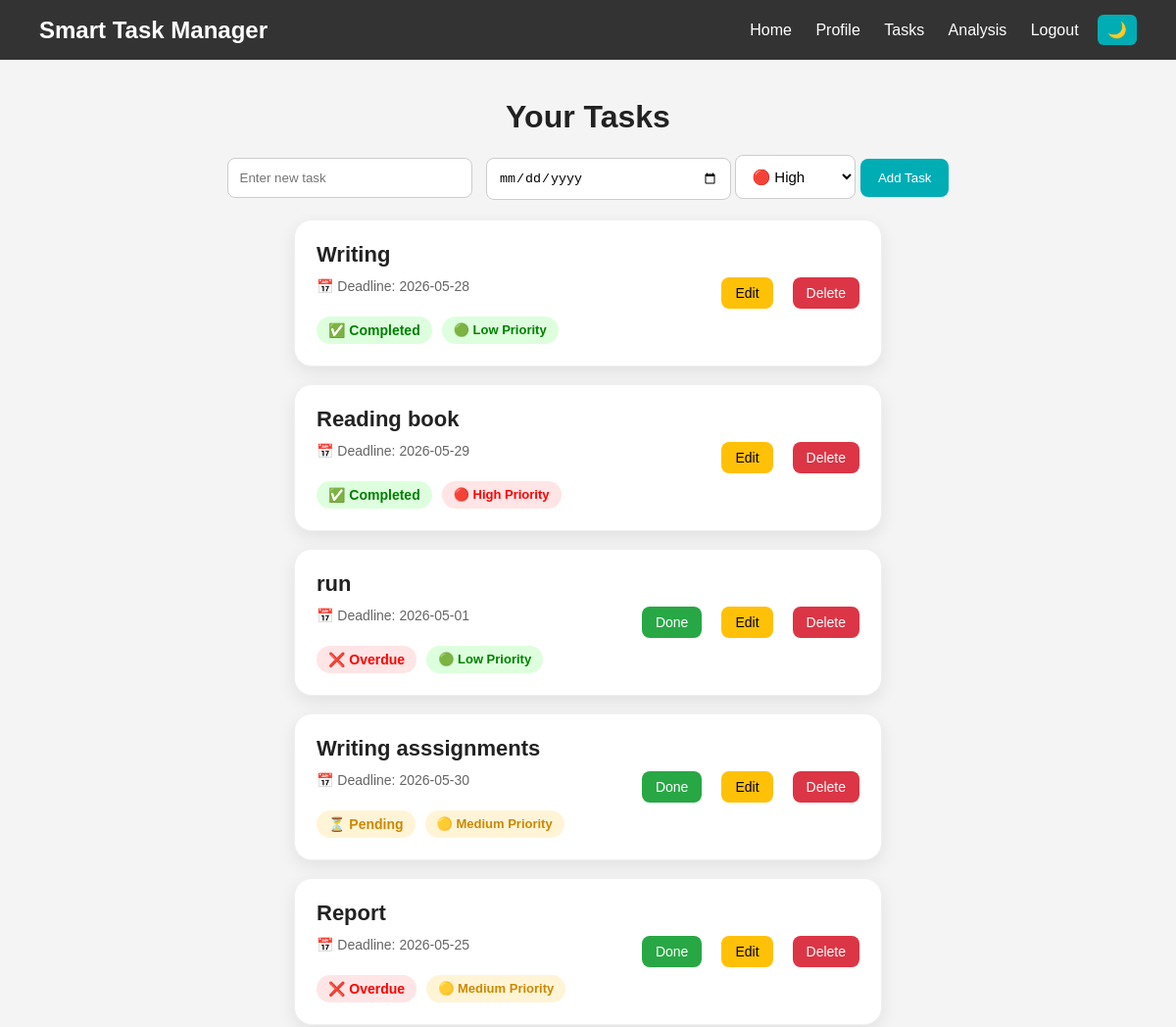
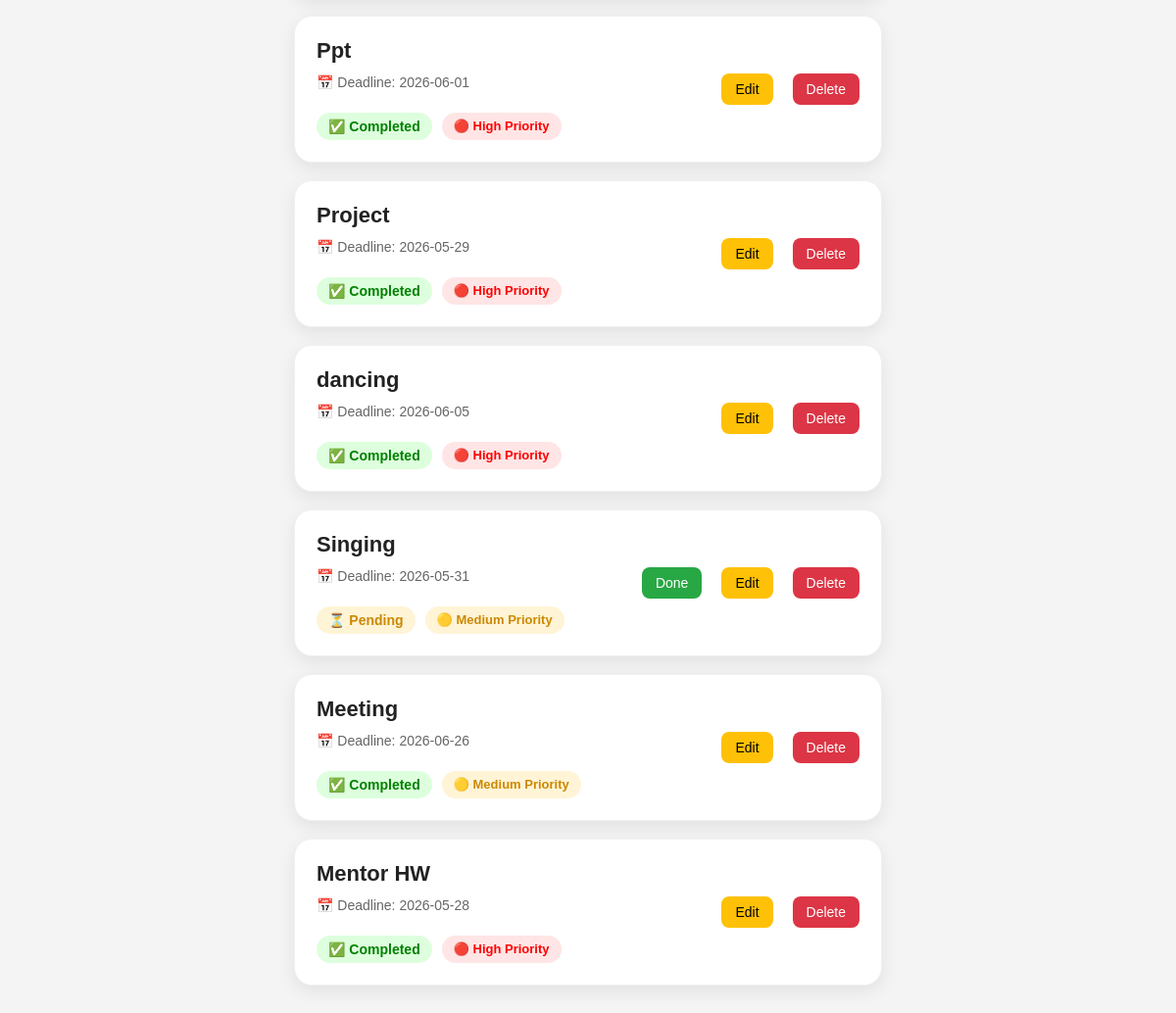
/tasks (signed in), run on the app's committed database (2 pictures, top to bottom).
### tables this page shows
CREATE TABLE tasks (
        id INTEGER PRIMARY KEY AUTOINCREMENT,
        username TEXT,
        task TEXT,
        status TEXT DEFAULT 'pending',
        deadline TEXT,
        priority TEXT DEFAULT 'Medium',
        created_at TEXT,
        completed_at TEXT
    );

### app.py (the view, shortened to what this page needs)
@app.route('/tasks', methods=['GET', 'POST'])
def tasks():
    if 'user' not in session:
        return redirect('/login')
    conn = sqlite3.connect("data.db")
    c = conn.cursor()
    c.execute("SELECT * FROM tasks WHERE username=?",
              (session['user'],))
    data = c.fetchall()
    conn.close()
    today = datetime.now().date()
    updated_tasks = []
    for task in data:
        try:
            deadline_date = datetime.strptime(task[4], "%Y-%m-%d").date()
        except ValueError:
            deadline_date = None
        updated_tasks.append(
        (
            task[0],#id
            task[1],#username
            task[2],#task
            task[3],#status
            deadline_date,
            task[5] #priority
        )
    )
    return render_template('tasks.html', tasks=updated_tasks,today=today)

### templates/tasks.html (shortened to what this page needs)
    {% extends "base.html" %}
    {% block content %}
    <div class="tasks-page">
        <h1>Your Tasks</h1>
        <form method="POST" action="/tasks" class="task-form">
            <input type="text" name="task" placeholder="Enter new task" required>
            <input type="date" name="deadline" required>
            <select name="priority" required>
                <option value="High">🔴 High</option>
            </select>
            <button type="submit">Add Task</button>
        </form>
        <ul class="task-list">
            {% for task in tasks %}
            <li class="task-item">
                <div class="task-left">
                    <h3>{{ task[2] }}</h3>
                    <small>
                        📅 Deadline: {{ task[4] }}
                    </small>
                    <br>
                    <div class="task-badges">
                    {% if task[3] == 'completed' %}
                    <span class="completed-badge">
                        ✅ Completed
                    </span>
                    {% elif task[4] < today %} <span class="overdue-badge">
                        ❌ Overdue
                        </span>
                        {% else %}
                        <span class="pending-badge">
                            ⏳ Pending
                        </span>
                        {% endif %}
                        {% if task[5]|lower == 'high' %}
                        <span class="high-priority">
                            🔴 High Priority
                        </span>
                        {% elif task[5]|lower == 'medium' %}
                        <span class="medium-priority">
                            🟡 Medium Priority
                        </span>
                        {% else %}
                        <span class="low-priority">
                            🟢 Low Priority
                        </span>
                        {% endif %}
                        </div>
                </div>
                <div class="task-actions">
                    {% if task[3] == 'pending' %}
                    <a href="/complete/{{ task[0] }}" class="done-btn">
                        Done
                    </a>
                    {% endif %}
                    <a href="/edit/{{ task[0] }}" class="edit-btn">
                        Edit
                    </a>
                    <a href="/delete/{{ task[0] }}" class="delete-btn">
                        Delete
                    </a>
                </div>
            </li>
            {% endfor %}
        </ul>
    </div>
    {% endblock %}

### static/style.css (style rules this page uses)
body, nav, .login-box, .feature-card, .task-item, .card, .stat-card, .extra-card, table, input, button { transition: background-color 0.3s ease, color 0.3s ease, border-color 0.3s ease; }
* { margin: 0; padding: 0; box-sizing: border-box; }
body { font-family: Arial, sans-serif; background-color: #f4f4f4; }
.tasks-page { padding: 40px; text-align: center; }
.tasks-page h1 { margin-bottom: 20px; color: #222; }
.task-form { margin-bottom: 20px; }
.task-form input { padding: 12px; width: 250px; border: 1px solid #ccc; border-radius: 8px; }
.task-form button { padding: 12px 18px; border: none; background-color: #00adb5; color: white; border-radius: 8px; cursor: pointer; }
.task-list { list-style: none; padding: 0; max-width: 600px; margin: auto; }
.task-list a { margin-left: 10px; text-decoration: none; color: #00adb5; }
.task-badges { display: flex; gap: 10px; flex-wrap: wrap; margin-top: 12px; }
.task-item { background: white; margin: 18px 0; padding: 22px; border-radius: 18px; display: flex; justify-content: space-between; align-items: center; gap: 20px; box-shadow: 0 6px 18px rgba(0,0,0,0.08); border: 1px solid #f0f0f0; transition: all 0.3s ease; }
.task-left { text-align: left; }
.task-left h3 { margin-bottom: 10px; color: #222; font-size: 22px; font-weight: 600; }
.task-left small { color: #666; font-size: 14px; }
.completed-badge { display: inline-block; margin-top: 10px; background: #ddffdd; color: green; padding: 6px 12px; border-radius: 20px; font-size: 14px; font-weight: bold; }
.pending-badge { display: inline-block; margin-top: 10px; background: #fff4d6; color: #cc8800; padding: 6px 12px; border-radius: 20px; font-size: 14px; font-weight: bold; }
.overdue-badge { display: inline-block; margin-top: 10px; background: #ffe5e5; color: red; padding: 6px 12px; border-radius: 20px; font-size: 14px; font-weight: bold; }
.task-form input[type="date"] { padding: 12px; border: 1px solid #ccc; border-radius: 8px; margin-left: 10px; }
.task-actions .done-btn, .task-actions .delete-btn { padding: 8px 14px; border: none; border-radius: 8px; font-size: 14px; cursor: pointer; font-weight: 500; transition: all 0.2s ease-in-out; text-decoration: none; display: inline-block; }
.task-actions .done-btn { background-color: #28a745; color: white; }
.task-actions .delete-btn { background-color: #dc3545; color: white; }
.task-actions { display: flex; gap: 10px; align-items: center; flex-wrap: wrap; }
html { scroll-behavior: smooth; }
button, .hero-btn, .done-btn, .delete-btn { transition: all 0.3s ease; }
.task-actions .edit-btn { background-color: #ffc107; color: black; padding: 8px 14px; border-radius: 8px; text-decoration: none; font-size: 14px; font-weight: 500; transition: 0.2s; }
.high-priority, .medium-priority, .low-priority { display: inline-block; margin-top: 10px; padding: 6px 12px; border-radius: 20px; font-size: 13px; font-weight: bold; }
.high-priority { background-color: #ffe5e5; color: #ff0000; }
.medium-priority { background-color: #fff4d6; color: #cc8800; }
.low-priority { background-color: #ddffdd; color: green; }
select { padding: 12px; border-radius: 8px; border: 1px solid #ccc; font-size: 15px; background-color: white; cursor: pointer; transition: all 0.3s ease; }

### data on the page
tasks: task "Writing", deadline "2026-05-28", status "✅ Completed", priority "🟢 Low Priority"
tasks: task "Reading book", deadline "2026-05-29", status "✅ Completed", priority "🔴 High Priority"
tasks: task "run", deadline "2026-05-01", status "❌ Overdue", priority "🟢 Low Priority"
tasks: task "Writing asssignments", deadline "2026-05-30", status "⏳ Pending", priority "🟡 Medium Priority"
tasks: task "Report", deadline "2026-05-25", status "❌ Overdue", priority "🟡 Medium Priority"
tasks: task "Ppt", deadline "2026-06-01", status "✅ Completed", priority "🔴 High Priority"
tasks: task "Project", deadline "2026-05-29", status "✅ Completed", priority "🔴 High Priority"
tasks: task "dancing", deadline "2026-06-05", status "✅ Completed", priority "🔴 High Priority"
tasks: task "Singing", deadline "2026-05-31", status "⏳ Pending", priority "🟡 Medium Priority"
tasks: task "Meeting", deadline "2026-06-26", status "✅ Completed", priority "🟡 Medium Priority"
tasks: task "Mentor HW", deadline "2026-05-28", status "✅ Completed", priority "🔴 High Priority"
